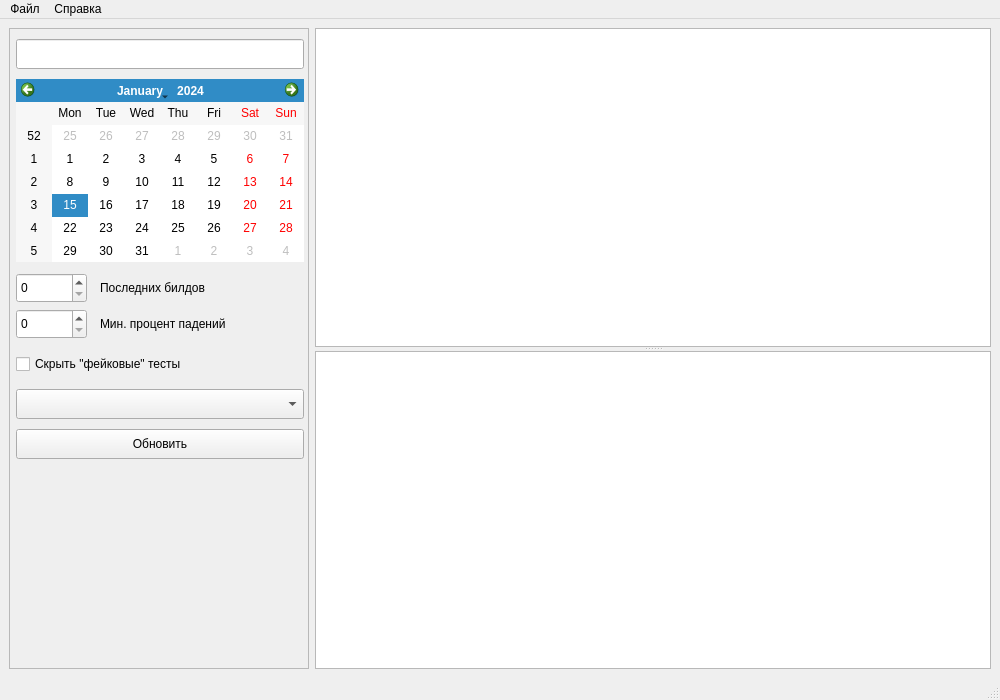
<?xml version="1.0" encoding="UTF-8"?>
<ui version="4.0">
 <class>MainWindow</class>
 <widget class="QMainWindow" name="MainWindow">
  <property name="geometry">
   <rect>
    <x>0</x>
    <y>0</y>
    <width>1000</width>
    <height>700</height>
   </rect>
  </property>
  <property name="sizePolicy">
   <sizepolicy hsizetype="Maximum" vsizetype="Maximum">
    <horstretch>0</horstretch>
    <verstretch>0</verstretch>
   </sizepolicy>
  </property>
  <property name="minimumSize">
   <size>
    <width>500</width>
    <height>500</height>
   </size>
  </property>
  <property name="windowTitle">
   <string>QHudsonResults: результаты тестов</string>
  </property>
  <property name="windowIcon">
   <iconset resource="resources.qrc">
    <normaloff>:/icon/images/window.png</normaloff>:/icon/images/window.png</iconset>
  </property>
  <property name="iconSize">
   <size>
    <width>32</width>
    <height>32</height>
   </size>
  </property>
  <widget class="QWidget" name="centralwidget">
   <property name="sizePolicy">
    <sizepolicy hsizetype="Expanding" vsizetype="Expanding">
     <horstretch>0</horstretch>
     <verstretch>0</verstretch>
    </sizepolicy>
   </property>
   <layout class="QHBoxLayout" name="horizontalLayout">
    <item>
     <widget class="QScrollArea" name="scrollArea">
      <property name="sizePolicy">
       <sizepolicy hsizetype="Fixed" vsizetype="Expanding">
        <horstretch>0</horstretch>
        <verstretch>0</verstretch>
       </sizepolicy>
      </property>
      <property name="minimumSize">
       <size>
        <width>300</width>
        <height>440</height>
       </size>
      </property>
      <property name="lineWidth">
       <number>1</number>
      </property>
      <property name="verticalScrollBarPolicy">
       <enum>Qt::ScrollBarAsNeeded</enum>
      </property>
      <property name="horizontalScrollBarPolicy">
       <enum>Qt::ScrollBarAlwaysOff</enum>
      </property>
      <property name="widgetResizable">
       <bool>true</bool>
      </property>
      <property name="alignment">
       <set>Qt::AlignLeading|Qt::AlignLeft|Qt::AlignTop</set>
      </property>
      <widget class="QWidget" name="scrollAreaWidgetContents">
       <property name="geometry">
        <rect>
         <x>0</x>
         <y>0</y>
         <width>298</width>
         <height>639</height>
        </rect>
       </property>
       <widget class="QPushButton" name="btnRefresh">
        <property name="geometry">
         <rect>
          <x>6</x>
          <y>400</y>
          <width>288</width>
          <height>30</height>
         </rect>
        </property>
        <property name="sizePolicy">
         <sizepolicy hsizetype="Expanding" vsizetype="Fixed">
          <horstretch>0</horstretch>
          <verstretch>0</verstretch>
         </sizepolicy>
        </property>
        <property name="text">
         <string>Обновить</string>
        </property>
       </widget>
       <widget class="QLineEdit" name="editTestName">
        <property name="geometry">
         <rect>
          <x>6</x>
          <y>10</y>
          <width>288</width>
          <height>30</height>
         </rect>
        </property>
       </widget>
       <widget class="QCalendarWidget" name="calendarWidget">
        <property name="geometry">
         <rect>
          <x>6</x>
          <y>50</y>
          <width>288</width>
          <height>183</height>
         </rect>
        </property>
       </widget>
       <widget class="QSpinBox" name="spinBuilds">
        <property name="geometry">
         <rect>
          <x>6</x>
          <y>244</y>
          <width>71</width>
          <height>30</height>
         </rect>
        </property>
        <property name="maximum">
         <number>100</number>
        </property>
       </widget>
       <widget class="QLabel" name="label">
        <property name="geometry">
         <rect>
          <x>90</x>
          <y>244</y>
          <width>201</width>
          <height>30</height>
         </rect>
        </property>
        <property name="text">
         <string>Последних билдов</string>
        </property>
        <property name="alignment">
         <set>Qt::AlignLeading|Qt::AlignLeft|Qt::AlignVCenter</set>
        </property>
       </widget>
       <widget class="QLabel" name="label_2">
        <property name="geometry">
         <rect>
          <x>90</x>
          <y>280</y>
          <width>201</width>
          <height>30</height>
         </rect>
        </property>
        <property name="text">
         <string>Мин. процент падений</string>
        </property>
       </widget>
       <widget class="QSpinBox" name="spinPercents">
        <property name="geometry">
         <rect>
          <x>6</x>
          <y>280</y>
          <width>71</width>
          <height>30</height>
         </rect>
        </property>
        <property name="maximum">
         <number>100</number>
        </property>
        <property name="singleStep">
         <number>10</number>
        </property>
       </widget>
       <widget class="QCheckBox" name="cbRealName">
        <property name="geometry">
         <rect>
          <x>6</x>
          <y>320</y>
          <width>288</width>
          <height>30</height>
         </rect>
        </property>
        <property name="text">
         <string>Скрыть &quot;фейковые&quot; тесты</string>
        </property>
        <property name="tristate">
         <bool>false</bool>
        </property>
       </widget>
       <widget class="QComboBox" name="cbMode">
        <property name="geometry">
         <rect>
          <x>6</x>
          <y>360</y>
          <width>288</width>
          <height>30</height>
         </rect>
        </property>
       </widget>
      </widget>
     </widget>
    </item>
    <item>
     <widget class="QSplitter" name="splitter">
      <property name="orientation">
       <enum>Qt::Vertical</enum>
      </property>
      <widget class="QTableWidget" name="table">
       <property name="selectionBehavior">
        <enum>QAbstractItemView::SelectRows</enum>
       </property>
      </widget>
      <widget class="QTextBrowser" name="text">
       <property name="sizePolicy">
        <sizepolicy hsizetype="Expanding" vsizetype="Expanding">
         <horstretch>0</horstretch>
         <verstretch>0</verstretch>
        </sizepolicy>
       </property>
       <property name="maximumSize">
        <size>
         <width>16777215</width>
         <height>16777215</height>
        </size>
       </property>
       <property name="verticalScrollBarPolicy">
        <enum>Qt::ScrollBarAsNeeded</enum>
       </property>
       <property name="horizontalScrollBarPolicy">
        <enum>Qt::ScrollBarAsNeeded</enum>
       </property>
       <property name="openExternalLinks">
        <bool>true</bool>
       </property>
       <property name="openLinks">
        <bool>false</bool>
       </property>
      </widget>
     </widget>
    </item>
   </layout>
  </widget>
  <widget class="QMenuBar" name="menubar">
   <property name="geometry">
    <rect>
     <x>0</x>
     <y>0</y>
     <width>1000</width>
     <height>21</height>
    </rect>
   </property>
   <widget class="QMenu" name="menuFile">
    <property name="title">
     <string>Файл</string>
    </property>
    <addaction name="actionSaveAsHtml"/>
    <addaction name="separator"/>
    <addaction name="actionExit"/>
   </widget>
   <widget class="QMenu" name="menu_2">
    <property name="title">
     <string>Справка</string>
    </property>
    <addaction name="actionAbout"/>
   </widget>
   <addaction name="menuFile"/>
   <addaction name="menu_2"/>
  </widget>
  <widget class="QStatusBar" name="statusbar"/>
  <action name="actionExit">
   <property name="text">
    <string>Выход</string>
   </property>
  </action>
  <action name="actionSaveAsHtml">
   <property name="text">
    <string>Сохранить как HTML</string>
   </property>
  </action>
  <action name="actionAbout">
   <property name="text">
    <string>О программе</string>
   </property>
  </action>
 </widget>
 <tabstops>
  <tabstop>scrollArea</tabstop>
  <tabstop>editTestName</tabstop>
  <tabstop>calendarWidget</tabstop>
  <tabstop>spinBuilds</tabstop>
  <tabstop>spinPercents</tabstop>
  <tabstop>cbRealName</tabstop>
  <tabstop>cbMode</tabstop>
  <tabstop>btnRefresh</tabstop>
  <tabstop>table</tabstop>
  <tabstop>text</tabstop>
 </tabstops>
 <resources>
  <include location="resources.qrc"/>
 </resources>
 <connections/>
</ui>
